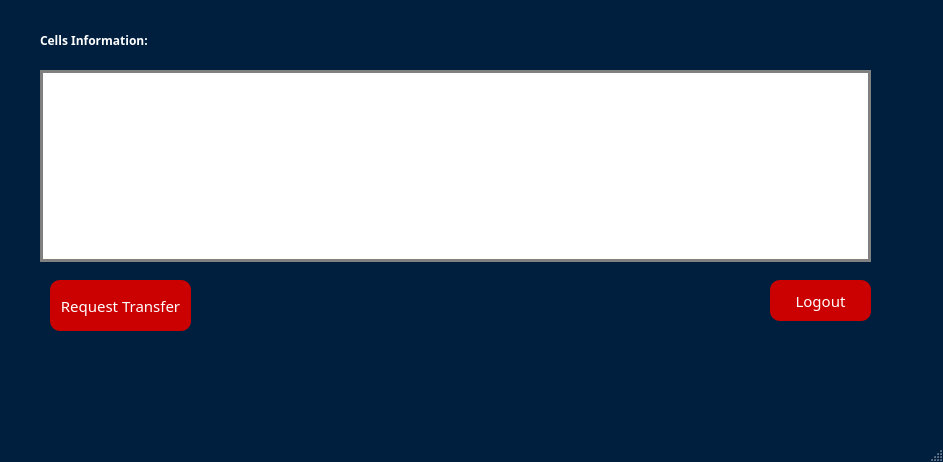
<?xml version="1.0" encoding="UTF-8"?>
<ui version="4.0">
 <class>GuardDashboard</class>
 <widget class="QMainWindow" name="GuardDashboard">
  <property name="geometry">
   <rect>
    <x>0</x>
    <y>0</y>
    <width>943</width>
    <height>462</height>
   </rect>
  </property>
  <property name="windowTitle">
   <string>MainWindow</string>
  </property>
  <property name="styleSheet">
   <string notr="true">*{
	font-family: century gothic;

}

#GuardDashboard{
	background-color:#001F3F;
}


QTableWidget {
    background-color: white;
    border: 3px solid gray;
    gridline-color: gray;
    font-size: 14px;
	color:black;
}

QHeaderView{
	font: 700, 16pt;
}

#requestTransfer_btn,#logout_btn{
	background-color : #cb0000 ;
	border-radius : 10px;
	color:white;
	padding:10px;
	font-size: 15px;
}

#requestTransfer_btn:hover,#logout_btn:hover{
	background-color: #850101;
}

#titleLabel{
	color:white;
	font-weight:bold;
}
</string>
  </property>
  <widget class="QWidget" name="centralwidget">
   <widget class="QTableWidget" name="prisonersTableWidget">
    <property name="geometry">
     <rect>
      <x>40</x>
      <y>70</y>
      <width>831</width>
      <height>192</height>
     </rect>
    </property>
    <property name="minimumSize">
     <size>
      <width>831</width>
      <height>0</height>
     </size>
    </property>
   </widget>
   <widget class="QPushButton" name="logout_btn">
    <property name="geometry">
     <rect>
      <x>770</x>
      <y>280</y>
      <width>101</width>
      <height>41</height>
     </rect>
    </property>
    <property name="text">
     <string>Logout</string>
    </property>
   </widget>
   <widget class="QLabel" name="titleLabel">
    <property name="geometry">
     <rect>
      <x>40</x>
      <y>30</y>
      <width>431</width>
      <height>21</height>
     </rect>
    </property>
    <property name="styleSheet">
     <string notr="true">font: 14pt &quot;Segoe UI&quot;;</string>
    </property>
    <property name="text">
     <string>Cells Information:</string>
    </property>
   </widget>
   <widget class="QPushButton" name="requestTransfer_btn">
    <property name="geometry">
     <rect>
      <x>50</x>
      <y>280</y>
      <width>141</width>
      <height>51</height>
     </rect>
    </property>
    <property name="text">
     <string>Request Transfer</string>
    </property>
   </widget>
  </widget>
  <widget class="QMenuBar" name="menubar">
   <property name="geometry">
    <rect>
     <x>0</x>
     <y>0</y>
     <width>943</width>
     <height>20</height>
    </rect>
   </property>
  </widget>
  <widget class="QStatusBar" name="statusbar"/>
 </widget>
 <resources/>
 <connections/>
</ui>
